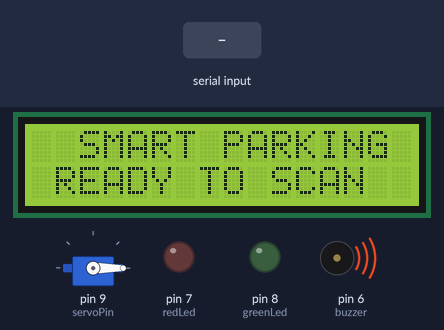
A sketch run on a simulated Arduino Uno, built with avr-gcc and run on an emulated ATmega328P. Shown: servo, 16×2 character LCD, output pins drawn as LEDs (lit = HIGH), buzzer (waves = sounding, pin HIGH). The test bench sets the inputs (shaded band).

Above: at 0.1 s.
At 1.4 s:
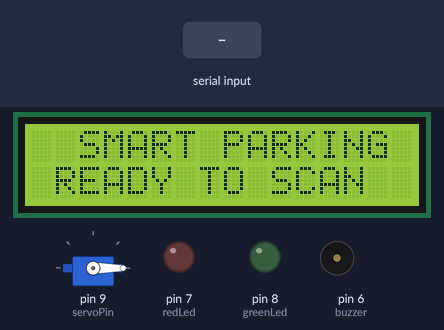
1.5 s: "W\n" received over Serial
At 2.4 s:
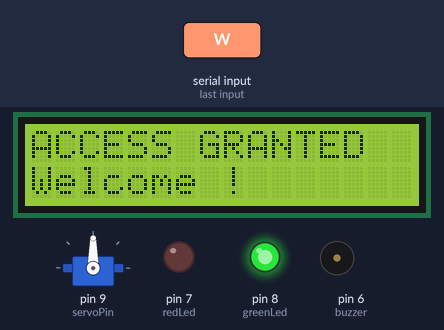
Timing chart, 0 to 8.2 s (numbered marks = the images above; inputs shaded):
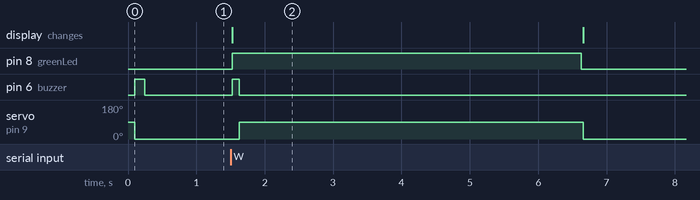

Measured:
- after the input at 1.5 s, pin 8 (greenLed): LOW → HIGH at once, → LOW 5.1 s later; pin 6 (buzzer): LOW → HIGH at once, → LOW 0.10 s later; servo on pin 9 (servoPin): 0° → 90° after 0.13 s, → 0° 5.0 s later; the display: changes at once (image 2)

The sketch:

sketch_may15a.ino
```cpp
#include <Wire.h>
#include <LiquidCrystal_I2C.h>
#include <Servo.h>

LiquidCrystal_I2C lcd(0x27, 16, 2);
Servo gateServo;

const int greenLed = 8;
const int redLed = 7;
const int buzzer = 6;
const int servoPin = 9;

void setup() {
  Serial.begin(9600);
  gateServo.attach(servoPin);

  pinMode(greenLed, OUTPUT);
  pinMode(redLed, OUTPUT);
  pinMode(buzzer, OUTPUT);

  lcd.init();
  lcd.backlight();
  displayIdleMessage();

  gateServo.write(0);
  digitalWrite(greenLed, LOW);
  digitalWrite(redLed, LOW);

  digitalWrite(buzzer, HIGH); delay(150); digitalWrite(buzzer, LOW);
}

void loop() {
  if (Serial.available() > 0) {
    // Pura message read karo jab tak new line '\n' na mil jaye
    String input = Serial.readStringUntil('\n');
    input.trim(); // Faltu spaces khatam karne ke liye

    if (input.startsWith("W")) {
      // 'W' ke baad jo bhi hai wo Name hai
      String userName = input.substring(1);
      handleAccessGranted(userName);
    }
    else if (input == "0") {
      handleAccessDenied();
    }
  }
}

void handleAccessGranted(String name) {
  lcd.clear();
  lcd.setCursor(0, 0);
  lcd.print("ACCESS GRANTED");
  lcd.setCursor(0, 1);
  lcd.print("Welcome " + name + "!"); // Dynamic Welcome!

  digitalWrite(greenLed, HIGH);
  digitalWrite(buzzer, HIGH); delay(100); digitalWrite(buzzer, LOW);

  gateServo.write(90);
  delay(5000);

  gateServo.write(0);
  digitalWrite(greenLed, LOW);
  displayIdleMessage();
}

void handleAccessDenied() {
  lcd.clear();
  lcd.setCursor(0, 0);
  lcd.print("ACCESS DENIED");
  lcd.setCursor(0, 1);
  lcd.print("Unauthorized!");

  digitalWrite(redLed, HIGH);
  digitalWrite(buzzer, HIGH); delay(1000); digitalWrite(buzzer, LOW);

  delay(2000);
  digitalWrite(redLed, LOW);
  displayIdleMessage();
}

void displayIdleMessage() {
  lcd.clear();
  lcd.setCursor(0, 0);
  lcd.print("  SMART PARKING ");
  lcd.setCursor(0, 1);
  lcd.print(" READY TO SCAN  ");
}
```
